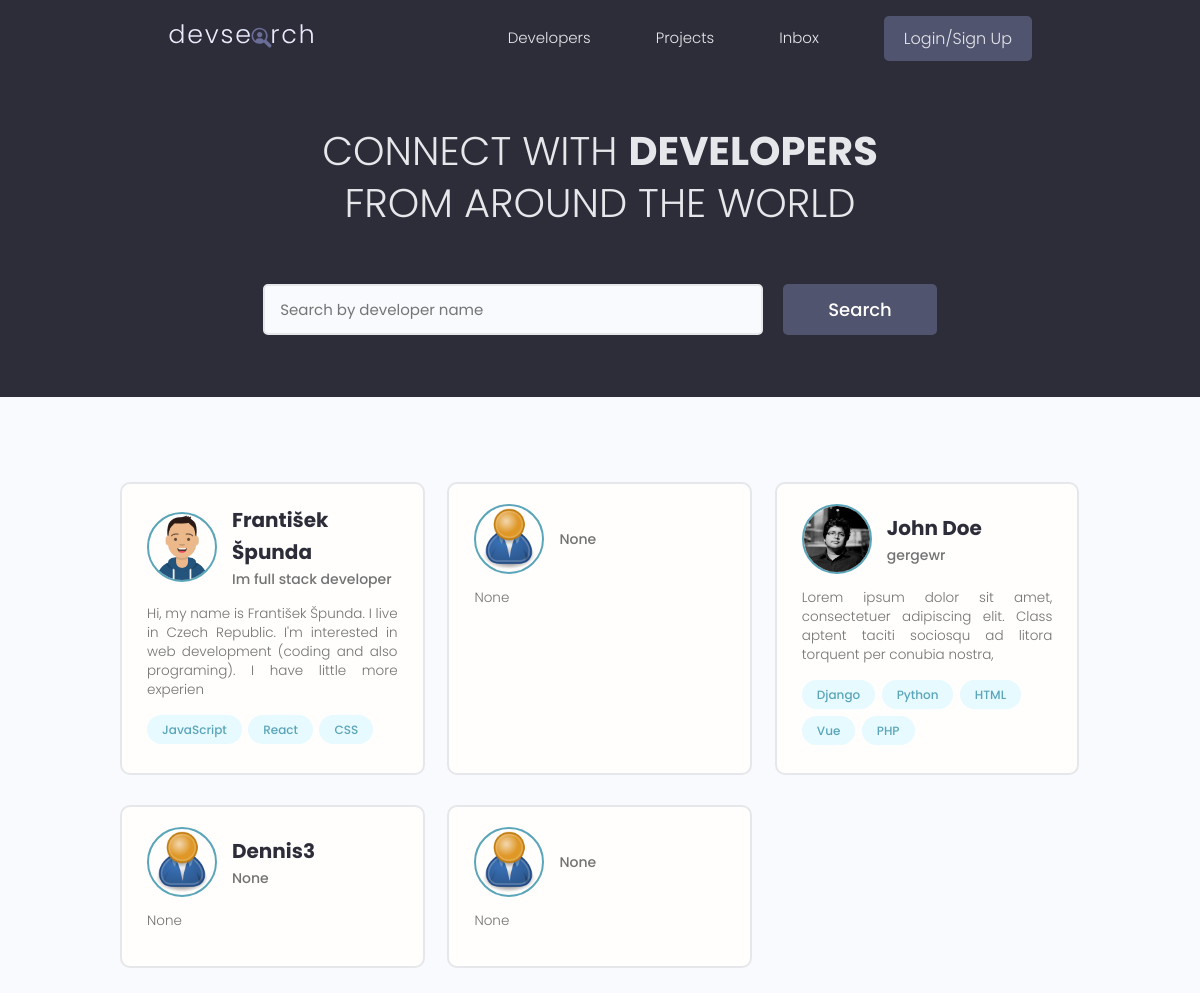
The app's page /, older data.
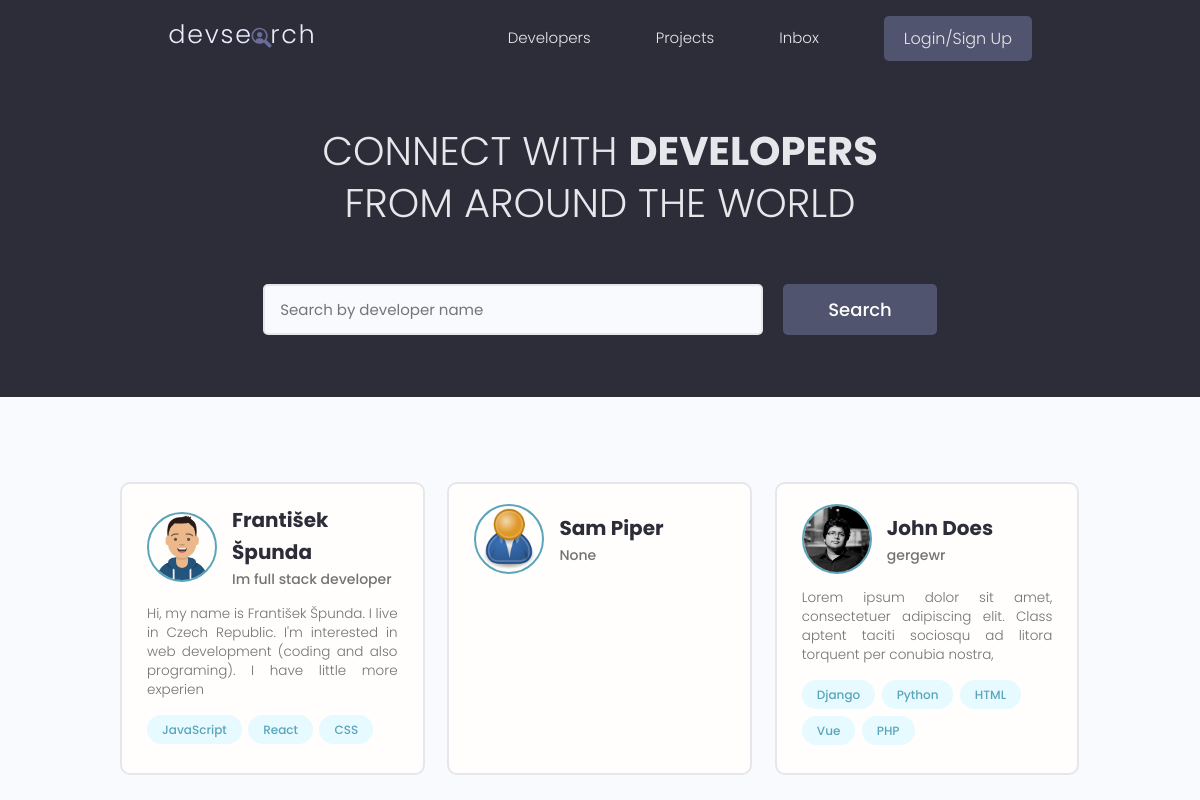
The same page, newer data.
### users/models.py (models this page shows, shortened)
class Profile(models.Model):
    user = models.OneToOneField(User, on_delete=models.CASCADE, null=True, blank=True)
    username = models.CharField(max_length=200, blank=True, null=True)
    location = models.CharField(max_length=200, blank=True, null=True)
    name = models.CharField(max_length=200, blank=True, null=True)
    email = models.EmailField(max_length=500, blank=True, null=True)
    short_intro = models.CharField(max_length=200, blank=True, null=True)
    bio = models.TextField(blank=True, null=True)
    profile_image = models.ImageField(null=True, blank=True, upload_to='profiles/', default='profiles/user-default.png')
    social_github = models.CharField(max_length=200, blank=True, null=True)
    social_twitter = models.CharField(max_length=200, blank=True, null=True)
    social_linkedin = models.CharField(max_length=200, blank=True, null=True)
    social_youtube = models.CharField(max_length=200, blank=True, null=True)
    social_website = models.CharField(max_length=200, blank=True, null=True)
    created = models.DateTimeField(auto_now_add=True)
    id = models.UUIDField(default=uuid.uuid4, unique=True, primary_key=True, editable=False)

class Skill(models.Model):
    owner = models.ForeignKey(Profile, on_delete=models.CASCADE, null=True, blank=True)
    name = models.CharField(max_length=200, blank=True, null=True)
    description = models.TextField(null=True, blank=True)
    created = models.DateTimeField(auto_now_add=True)
    id = models.UUIDField(default=uuid.uuid4, unique=True, primary_key=True, editable=False)

### users/views.py (the view)
# urls.py: path('', views.profiles, name="profiles"),
def profiles(request):
    profiles,search_query = searchProfiles(request)
    context = {'profiles': profiles, 'search_query': search_query}
    return render(request, 'users/profiles.html', context)

### users/utils.py (called while the page is built)
def searchProfiles(request):
    search_query = ''
    if request.GET.get('search_query'):
        search_query = request.GET.get('search_query')
    skills = Skill.objects.filter(name__icontains=search_query)
    profiles = Profile.objects.distinct().filter(Q(name__icontains=search_query) | Q(short_intro__icontains=search_query) | Q(skill__in=skills))
    return profiles, search_query

### users/templates/users/profiles.html (shortened to what this page needs)
{% extends 'main.html' %}
{% block content %}
<main class="home">
  <section class="hero-section text-center">
    <div class="container container--narrow">
      <div class="hero-section__box">
        <h2>CONNECT WITH <span>DEVELOPERS</span></h2>
        <h2>FROM AROUND THE WORLD</h2>
      </div>
      <div class="hero-section__search">
        <form class="form" action="{% url 'profiles' %}" method="get">
          <div class="form__field">
            <input class="input input--text" id="formInput#search" type="text" name="search_query" value="{{ search_query }}"
              placeholder="Search by developer name" />
          </div>
          <input class="btn btn--sub btn--lg" type="submit" value="Search" />
        </form>
      </div>
    </div>
  </section>
  <section class="devlist">
    <div class="container">
      <div class="grid grid--three">
        {% for profile in profiles %}
        <div class="column card">
          <div class="dev">
            <a href="{% url 'user-profile' profile.id %}" class="card__body">
              <div class="dev__profile">
                <img class="avatar avatar--md" src="{{profile.profile_image.url}}" alt="image" />
                <div class="dev__meta">
                  <h3>{{profile.name}}</h3>
                  <h5>{{profile.short_intro|slice:'60'}}</h5>
                </div>
              </div>
              <p class="dev__info">{{profile.bio|slice:'150'}}</p>
              <div class="dev__skills">
                {% for skill in profile.skill_set.all|slice:'5' %}
                <span class="tag tag--pill tag--main">
                  <small>{{skill.name}}</small>
                </span>
                {% endfor %}
              </div>
            </a>
          </div>
        </div>
        {% endfor %}
      </div>
    </div>
  </section>
</main>
{% endblock content %}

### templates/main.html (shortened to what this page needs)
<!DOCTYPE html>
{% load static %}
<html lang="en">
<head>
  <link rel="stylesheet" href="https://cdn.iconmonstr.com/1.3.0/css/iconmonstr-iconic-font.min.css" />
  <link rel="stylesheet" href="{% static 'uikit/styles/uikit.css' %}" />
  <link rel="stylesheet" href="{% static 'styles/app.css' %}" />
</head>
<body>
    {% include 'navbar.html' %}
    {% block content %}
    {% endblock content %}
</body>
</html>

### templates/navbar.html (shortened to what this page needs)
{% load static %}
<header class="header">
<div class="container container--narrow">
    <a href="{% url 'profiles' %}" class="header__logo">
    <img src="{% static 'images/logo.svg' %}" alt="DevSearch Logo" />
    </a>
    <nav class="header__nav">
    <ul class="header__menu">
        <li class="header__menuItem"><a href="{% url 'profiles' %}">Developers</a></li>
        <li class="header__menuItem"><a href="{% url 'projects' %}">Projects</a></li>
        <li class="header__menuItem"><a href="">Inbox</a></li>
        {% if request.user.is_authenticated %}
        <li class="header__menuItem"><a href="{% url 'account' %}">Account</a></li>
        <li class="header__menuItem"><a href="{% url 'logout' %}" class="btn btn--sub">Log out</a></li>
        {% else %}
        <li class="header__menuItem"><a href="{% url 'login' %}" class="btn btn--sub">Login/Sign Up</a></li>
        {% endif %}
    </ul>
    </nav>
</div>
</header>

### static/styles/app.css (style rules this page uses)
:root { --color-sub: #2d2d39; }
.btn--sub { background-color: var(--color-sub-light); }
.card { border: 2px solid var(--color-light); }
img { width: 100%; }
.header { position: sticky; z-index: 111; background-color: var(--color-sub); padding: 1.5rem 0; }
.header > .container { display: flex; justify-content: space-between; align-items: center; }
.header__logo > img { height: 3.8rem; }
.header__nav > ul { display: inline-flex; align-items: center; list-style: none; gap: 6.5rem; }
.header__menuItem > a { color: var(--color-light); font-weight: 300; }
.hero-section { height: 40vh; display: flex; align-items: center; background-color: var(--color-sub); }
.hero-section__box { margin-bottom: 4rem; }
.hero-section__box > h2, .hero-section__box > h2 > span { font-size: 4rem; color: var(--color-light); line-height: 1.3; text-transform: uppercase; }
.hero-section__box > h2 { font-weight: 300; }
.hero-section__box > h2 > span { font-weight: 700; }
.hero-section__search > .form { display: flex; align-items: center; justify-content: center; gap: 2rem; }
.hero-section__search > .form input.input--text { width: 50rem; }
.devlist { margin-top: 8rem; }
.devlist .grid { align-items: stretch; }
.devlist .dev .dev__profile { display: flex; align-items: center; gap: 1.5rem; }
.devlist .dev .dev__meta h3 { color: var(--color-sub); font-size: 2rem; font-weight: 700; }
.devlist .dev .dev__meta h5 { color: var(--color-text); font-size: 1.4rem; font-weight: 500; }
.devlist .dev .dev__info { margin: 1.5rem 0; font-size: 1.35rem; line-height: 1.4; text-align: justify; }

### static/uikit/styles/modules/_variables.css (style rules this page uses)
:root { --color-main: #5aa5b9; --color-main-light: #e6faff; --color-sub: #3f4156; --color-sub-light: #51546e; --color-sub-lighter: #ededfd; --color-text: #737373; --color-gray: #8b8b8b; --color-light: #e5e7eb; --color-light-gray: #767676; --color-bg: #f8fafd; --color-white: #fffefd; --color-white-light: #f3f3f3; --color-success: #359e64; --color-success-bg: #def8e8; --color-error: #fc4b0b; --color-error-bg: #fff2ee; --font-base: 'Poppins', arial, helvetica, 'Segoe UI', roboto, ubuntu, sans-serif; --font-monospace: 'Fira Code', 'Courier New', courier, monospace; --font-regular: 300; --font-medium: 500; --font-bold: 700; --generic-shadow: 1px 1px 5px #00000010; --generic-transition: all 0.3s ease-in-out; }

### static/uikit/styles/modules/_base.css (style rules this page uses)
* { margin: 0; padding: 0; box-sizing: border-box; text-rendering: optimizeLegibility; color: inherit; font-size: inherit; }
html { font-size: 50%; }
@media only screen and (min-width: 480px) { html { font-size: 56.25%; } }
@media only screen and (min-width: 1200px) { html { font-size: 62.5%; } }
body { line-height: 1.6; font-weight: 400; font-size: 1.5rem; color: var(--color-text); background-color: var(--color-bg); min-height: 100vh; }

### static/uikit/styles/modules/_typography.css (style rules this page uses)
* { font-family: var(--font-base); }
h2 { font-size: 3.6rem; font-weight: var(--font-bold); }
h3 { font-size: 3.2rem; font-weight: var(--font-medium); }
h5 { font-size: 2.4rem; font-weight: var(--font-medium); }
h5, h6 { font-weight: var(--font-regular); }
p, span, strong { font-size: 1.6rem; color: var(--color-text); font-weight: var(--font-regular); }
a { padding-bottom: 2px; text-decoration: none; display: inline-block; color: var(--color-main); font-weight: var(--font-medium); }

### static/uikit/styles/modules/_utilities.css (style rules this page uses)
.container { width: 92%; max-width: 165rem; margin: 0 auto; box-sizing: border-box; }
.container--narrow { width: 92%; max-width: 120rem; }
@media screen and (min-width: 1000px) { .container { width: 90%; } }
@media screen and (min-width: 1000px) { .container--narrow { width: 85%; } }
@media screen and (min-width: 1200px) { .container { width: 80%; } }
@media screen and (min-width: 1200px) { .container--narrow { width: 72%; } }
.text-center { text-align: center; }

### static/uikit/styles/modules/_avatar.css (style rules this page uses)
.avatar { border-radius: 50%; border: 2px solid var(--color-main); object-fit: cover; }
.avatar--md { height: 7rem; width: 7rem; }

### static/uikit/styles/modules/_button.css (style rules this page uses)
.btn { display: inline-block; position: relative; cursor: pointer; background-color: var(--color-light); font-weight: var(--font-medium); color: var(--color-sub); text-decoration: none; padding: 1rem 2rem; border-radius: 0.5rem; border: none; width: -webkit-fit-content; width: -moz-fit-content; width: fit-content; height: -webkit-fit-content; height: -moz-fit-content; height: fit-content; font-size: 1.6rem; outline-width: 0; outline-color: transparent; -webkit-backface-visibility: hidden; backface-visibility: hidden; transition: all 0.3s ease-in-out; }
.btn--sub { background-color: var(--color-sub); color: var(--color-white); }
.btn--lg { font-size: 1.8rem; padding: 1.2rem 4.5rem; }

Row changes from the older to the newer data that the page shows:
removed Profile: profile_image (placeholder picture), short_intro "None", bio "None"
removed Profile: profile_image (placeholder picture), name "Dennis3", short_intro "None", bio "None"
removed Profile: profile_image (placeholder picture), short_intro "None", bio "None"
added Profile: profile_image (placeholder picture), name "Sam Piper", short_intro "None"
changed Profile "gergewr": name "John Doe" → "John Does"
